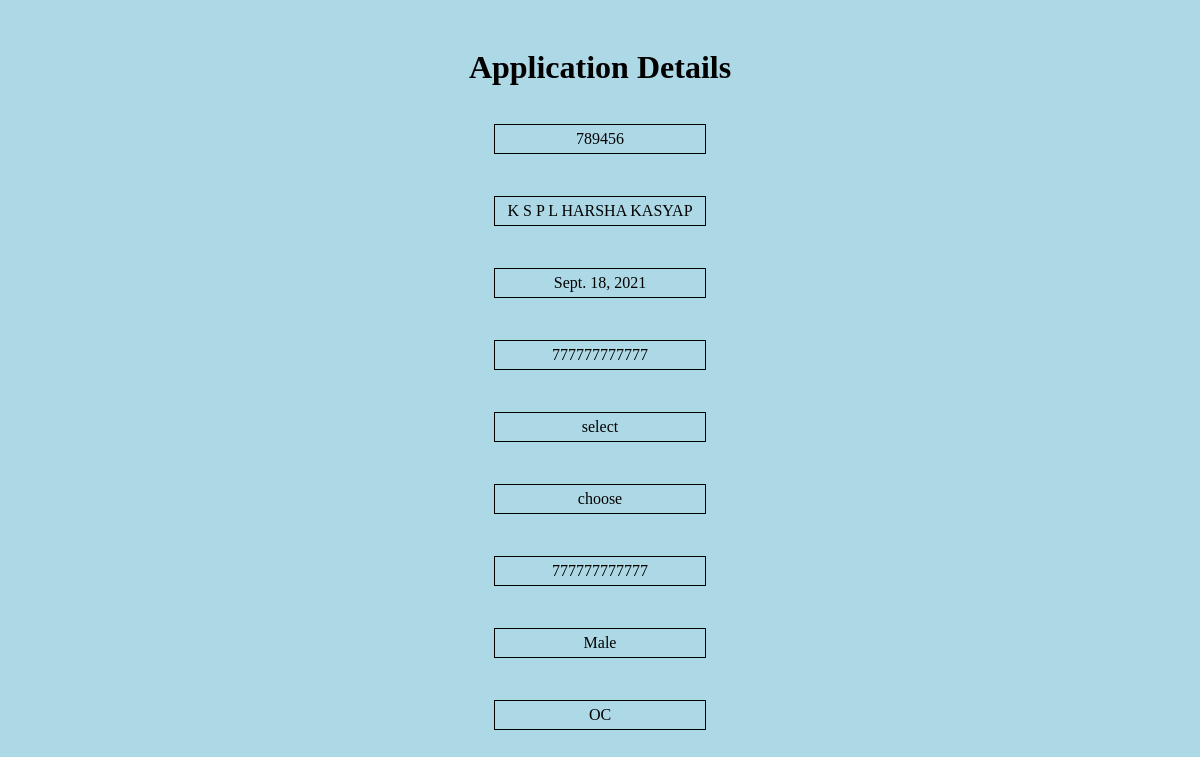
Screenshot of /application_detail/3/ (signed in) with the database file from the repository.
### app/models.py (models this page shows, shortened)
class Application(models.Model):
    applicationId = models.IntegerField(null=False,blank=False,unique=True, db_index=True)
    email = models.EmailField(null=True, blank=True, db_index=True,default="example@example.com")
    name = models.CharField(max_length=255)
    DoB = models.DateField()
    Aadhar = models.CharField(max_length=16)
    department = models.CharField(max_length=30,default = "select")
    specialization = models.CharField(max_length=30,default = "choose")
    Passport = models.CharField(max_length=20)
    Address = models.TextField()
    gender = models.CharField(choices=gender_choices,max_length=20)
    reservation_category = models.CharField(max_length=20,choices=reservation_choices)
    pwd_category = models.TextField(null=True, blank=True,max_length=255)
    documents = models.FileField(upload_to = 'documents')
    passport_pic = models.ImageField(upload_to = 'passport_pic')
    Notes = models.TextField()
    status = models.CharField(choices=status_category,max_length=10,default="Pending")
    reason = models.TextField(null=True,blank=True)
    message = models.TextField(null=True,blank=True)
    registration_no = models.IntegerField(null=True,blank=True,unique=True)

### app/views.py (the view)
# urls.py: path('application_detail/<int:id>/',application_detail,name='application_detail'),
@admin_required(login_url='/accounts/login')
def application_detail(request,id):
    obj = get_object_or_404(Application, id=id)
    return render(request,"application_detail.html",{"app":obj})

### utils/permissions.py (called while the page is built)
def admin_required(function=None,redirect_field_name=REDIRECT_FIELD_NAME,login_url='accounts/login'):
    actual_deco=user_passes_test(
         lambda u:u.is_active and u.is_superuser,
         login_url=login_url,
         redirect_field_name=redirect_field_name
      )
    if function:
        return actual_deco(function)
    return actual_deco

### app/templates/application_detail.html (shortened to what this page needs)
<!DOCTYPE html>
<html lang="en">
<head>
</head>
<body>
    <h1>Application Details</h1>
    <div>
        <p>{{app.applicationId}}</p>
        <p>{{app.name}}</p>
        <p>{{app.DoB}}</p>
        <p>{{app.Aadhar}}</p>
        <p>{{app.department}}</p>
        <p>{{app.specialization}}</p>
        <p>{{app.Passport}}</p>
        <p>{{app.gender}}</p>
        <p>{{app.reservation_category}}</p>
    </div>
</body>
</html>

### app/templates/application_detail.html (style rules this page uses)
body { text-align: center; padding: 20px; background-color: lightblue; }
div { display: grid; grid-template-columns: 1fr; grid-template-rows: repeat(9, 1fr); grid-column-gap: 0px; grid-row-gap: 10px; }
p { border: #000 1px solid; justify-self: center; min-width: 200px; padding: 5px; }

### rows the page displays
Application: applicationId "789456", name "K S P L HARSHA KASYAP", DoB "Sept. 18, 2021", Aadhar "777777777777", department "select", specialization "choose", Passport "777777777777", gender "Male", reservation_category "OC"
